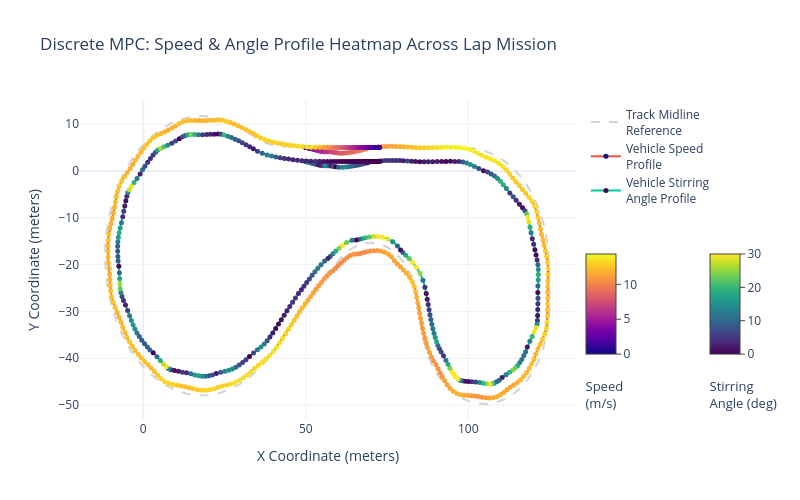

The cell this chart's notebook holds for it:
### Code cell
data[5] = np.abs(data[5])
print(len(data[5][data[5]>28]))
PlotMPCTracksPLY(data,width=800,height=500)

### Figure 1 — Plotly figure (JSON) as saved in the notebook; plotly's stock layout.template omitted (floating-point values rounded to 4 significant figures; data arrays with more than 128 entries replaced by an {"elided": "..."} marker saying what was removed)
{"data": [{"line": {"color": "lightgray", "dash": "dash", "width": 2}, "mode": "lines", "name": "Track Midline<br>Reference", "type": "scatter", "x": {"elided": "5000 float values"}, "y": {"elided": "5000 float values"}}, {"hoverinfo": "text+x+y", "marker": {"cmax": 14.35, "cmin": 0, "color": {"elided": "364 float values"}, "colorbar": {"len": 0.5, "ticks": "outside", "title": {"font": {"size": 13}, "side": "bottom", "text": "Speed<br>(m/s)"}, "x": 1, "y": 0.3, "yanchor": "middle"}, "colorscale": [[0, "#0d0887"], [0.1111, "#46039f"], [0.2222, "#7201a8"], [0.3333, "#9c179e"], [0.4444, "#bd3786"], [0.5556, "#d8576b"], [0.6667, "#ed7953"], [0.7778, "#fb9f3a"], [0.8889, "#fdca26"], [1, "#f0f921"]], "showscale": true, "size": 5}, "mode": "lines+markers", "name": "Vehicle Speed<br>Profile", "text": {"elided": "364 str values"}, "type": "scatter", "x": {"elided": "364 float values"}, "y": {"elided": "364 float values"}}, {"hoverinfo": "text+x+y", "line": {"width": 2}, "marker": {"cmax": 30.0, "cmin": 0, "color": {"elided": "364 float values"}, "colorbar": {"len": 0.5, "ticks": "outside", "title": {"font": {"size": 13}, "side": "bottom", "text": "Stirring<br>Angle (deg)"}, "x": 1.25, "y": 0.3, "yanchor": "middle"}, "colorscale": [[0, "#440154"], [0.1111, "#482878"], [0.2222, "#3e4989"], [0.3333, "#31688e"], [0.4444, "#26828e"], [0.5556, "#1f9e89"], [0.6667, "#35b779"], [0.7778, "#6ece58"], [0.8889, "#b5de2b"], [1, "#fde725"]], "showscale": true, "size": 5}, "mode": "lines+markers", "name": "Vehicle Stirring<br>Angle Profile", "text": {"elided": "364 str values"}, "type": "scatter", "x": {"elided": "364 float values"}, "y": {"elided": "364 float values"}}], "layout": {"height": 500, "legend": {"x": 1.02, "xanchor": "left", "y": 1, "yanchor": "top"}, "showlegend": true, "title": {"text": "Discrete MPC: Speed & Angle Profile Heatmap Across Lap Mission"}, "width": 800, "xaxis": {"title": {"text": "X Coordinate (meters)"}}, "yaxis": {"title": {"text": "Y Coordinate (meters)"}}}}
